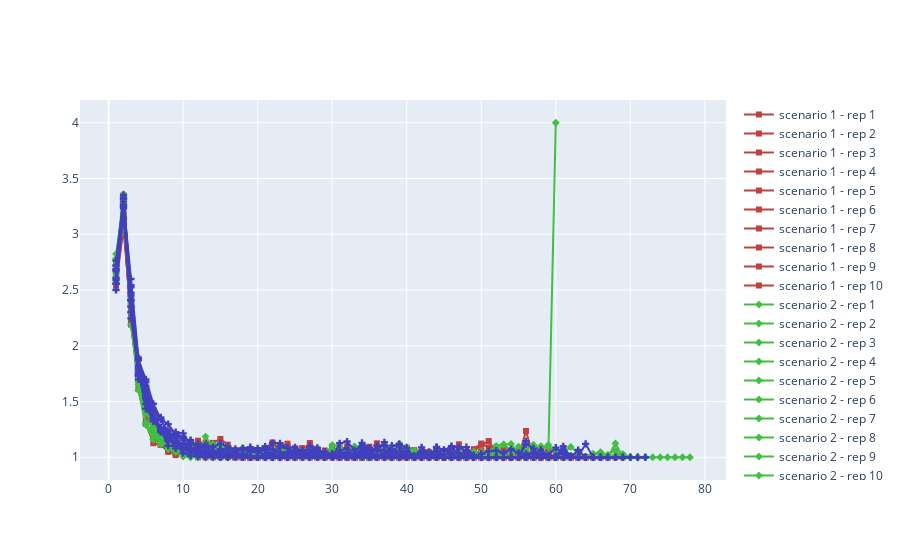

Write notebook code for a chart like this one.
### Markdown cell above
# Plots

### Code cell
import plotly.graph_objects as go

# Create dictionary of dataframes
df_dict = {}
row=0
for j in range(1, num_scen+1):
    for i in range(1, num_reps+1):
        key = f"scenario {j}"
        df = dfs[row]
        df_mean = df.groupby(['Cohort'], as_index=False).Edu_level.mean()
        if key in df_dict:
            df_dict[key].append(df_mean)
        else:
            df_dict[key] = [df_mean]
        row += 1

# Create list of replications and scenarios
replications = [f"rep {i}" for i in range(1, num_reps+1)]
scenarios = [f"scenario {j}" for j in range(1, num_scen+1)]

# Create figure
fig = go.Figure()

# Loop through each scenario
for i, scenario in enumerate(scenarios):
    # Get dataframes for current scenario
    dfs_scenario = df_dict[scenario]
    # Get color for current scenario
    color = f"hsl({(i/len(scenarios))*360}, 50%, 50%)"
    # Loop through each replication of the current scenario
    for j, df in enumerate(dfs_scenario):
        # Get name for current replication
        name = f"{scenario} - rep {j+1}"
        fig.add_trace(go.Scatter(x=df["Cohort"], y=df["Edu_level"],
                                  name=name,
                                  mode="lines+markers",
                                  line=dict(color=color),
                                  marker=dict(symbol=int(scenario[-1]))))

# Show figure
fig.show()
